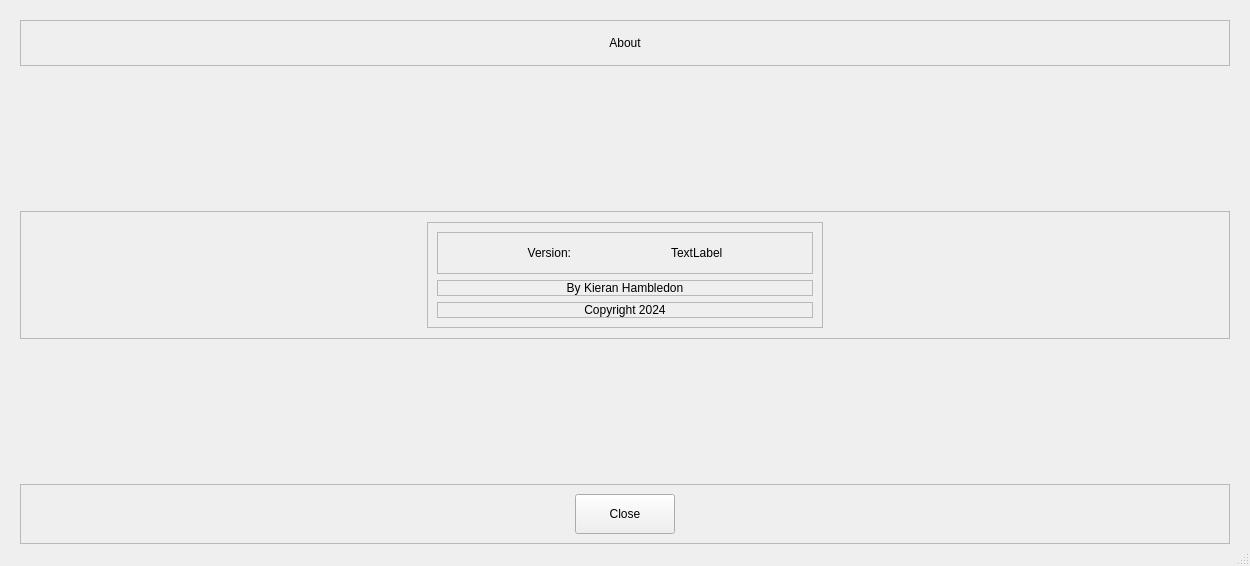
<?xml version="1.0" encoding="UTF-8"?>
<ui version="4.0">
 <class>AboutWindow</class>
 <widget class="QMainWindow" name="AboutWindow">
  <property name="geometry">
   <rect>
    <x>0</x>
    <y>0</y>
    <width>1250</width>
    <height>566</height>
   </rect>
  </property>
  <property name="windowTitle">
   <string>MainWindow</string>
  </property>
  <widget class="QWidget" name="MainFrame">
   <layout class="QVBoxLayout" name="verticalLayout_2">
    <property name="spacing">
     <number>10</number>
    </property>
    <property name="leftMargin">
     <number>20</number>
    </property>
    <property name="topMargin">
     <number>20</number>
    </property>
    <property name="rightMargin">
     <number>20</number>
    </property>
    <property name="bottomMargin">
     <number>0</number>
    </property>
    <item>
     <widget class="QFrame" name="AboutTitle">
      <property name="frameShape">
       <enum>QFrame::StyledPanel</enum>
      </property>
      <property name="frameShadow">
       <enum>QFrame::Raised</enum>
      </property>
      <layout class="QHBoxLayout" name="horizontalLayout_15">
       <property name="leftMargin">
        <number>15</number>
       </property>
       <property name="topMargin">
        <number>15</number>
       </property>
       <property name="rightMargin">
        <number>15</number>
       </property>
       <property name="bottomMargin">
        <number>15</number>
       </property>
       <item>
        <widget class="QLabel" name="AboutTitleLabel">
         <property name="text">
          <string>About</string>
         </property>
         <property name="alignment">
          <set>Qt::AlignCenter</set>
         </property>
        </widget>
       </item>
      </layout>
     </widget>
    </item>
    <item>
     <spacer name="verticalSpacer">
      <property name="orientation">
       <enum>Qt::Vertical</enum>
      </property>
      <property name="sizeHint" stdset="0">
       <size>
        <width>20</width>
        <height>40</height>
       </size>
      </property>
     </spacer>
    </item>
    <item>
     <widget class="QFrame" name="Frame">
      <property name="sizePolicy">
       <sizepolicy hsizetype="Preferred" vsizetype="Preferred">
        <horstretch>0</horstretch>
        <verstretch>0</verstretch>
       </sizepolicy>
      </property>
      <property name="frameShape">
       <enum>QFrame::StyledPanel</enum>
      </property>
      <property name="frameShadow">
       <enum>QFrame::Raised</enum>
      </property>
      <layout class="QHBoxLayout" name="horizontalLayout_2">
       <property name="spacing">
        <number>10</number>
       </property>
       <property name="leftMargin">
        <number>10</number>
       </property>
       <property name="topMargin">
        <number>10</number>
       </property>
       <property name="rightMargin">
        <number>10</number>
       </property>
       <property name="bottomMargin">
        <number>10</number>
       </property>
       <item>
        <spacer name="horizontalSpacer">
         <property name="orientation">
          <enum>Qt::Horizontal</enum>
         </property>
         <property name="sizeHint" stdset="0">
          <size>
           <width>40</width>
           <height>20</height>
          </size>
         </property>
        </spacer>
       </item>
       <item>
        <widget class="QFrame" name="AboutFrame">
         <property name="frameShape">
          <enum>QFrame::StyledPanel</enum>
         </property>
         <property name="frameShadow">
          <enum>QFrame::Raised</enum>
         </property>
         <layout class="QVBoxLayout" name="verticalLayout">
          <item>
           <widget class="QFrame" name="AboutGridFrame">
            <property name="frameShape">
             <enum>QFrame::StyledPanel</enum>
            </property>
            <property name="frameShadow">
             <enum>QFrame::Raised</enum>
            </property>
            <layout class="QGridLayout" name="gridLayout">
             <property name="leftMargin">
              <number>10</number>
             </property>
             <property name="topMargin">
              <number>10</number>
             </property>
             <property name="rightMargin">
              <number>10</number>
             </property>
             <property name="bottomMargin">
              <number>10</number>
             </property>
             <property name="horizontalSpacing">
              <number>100</number>
             </property>
             <property name="verticalSpacing">
              <number>20</number>
             </property>
             <item row="0" column="0">
              <spacer name="horizontalSpacer_4">
               <property name="orientation">
                <enum>Qt::Horizontal</enum>
               </property>
               <property name="sizeHint" stdset="0">
                <size>
                 <width>40</width>
                 <height>20</height>
                </size>
               </property>
              </spacer>
             </item>
             <item row="0" column="1">
              <widget class="QLabel" name="VersionHeaderLabel">
               <property name="text">
                <string>Version:</string>
               </property>
               <property name="alignment">
                <set>Qt::AlignRight|Qt::AlignTrailing|Qt::AlignVCenter</set>
               </property>
              </widget>
             </item>
             <item row="0" column="3">
              <spacer name="horizontalSpacer_3">
               <property name="orientation">
                <enum>Qt::Horizontal</enum>
               </property>
               <property name="sizeHint" stdset="0">
                <size>
                 <width>40</width>
                 <height>20</height>
                </size>
               </property>
              </spacer>
             </item>
             <item row="0" column="2">
              <widget class="QLabel" name="VersionDataLabel">
               <property name="text">
                <string>TextLabel</string>
               </property>
              </widget>
             </item>
            </layout>
           </widget>
          </item>
          <item>
           <widget class="QFrame" name="HorizontalFrame">
            <property name="frameShape">
             <enum>QFrame::StyledPanel</enum>
            </property>
            <property name="frameShadow">
             <enum>QFrame::Raised</enum>
            </property>
            <layout class="QHBoxLayout" name="horizontalLayout_8">
             <property name="leftMargin">
              <number>0</number>
             </property>
             <property name="topMargin">
              <number>0</number>
             </property>
             <property name="rightMargin">
              <number>0</number>
             </property>
             <property name="bottomMargin">
              <number>0</number>
             </property>
             <item>
              <widget class="QLabel" name="label">
               <property name="text">
                <string>By Kieran Hambledon</string>
               </property>
               <property name="alignment">
                <set>Qt::AlignCenter</set>
               </property>
              </widget>
             </item>
            </layout>
           </widget>
          </item>
          <item>
           <widget class="QFrame" name="HorizontalFrame_2">
            <property name="frameShape">
             <enum>QFrame::StyledPanel</enum>
            </property>
            <property name="frameShadow">
             <enum>QFrame::Raised</enum>
            </property>
            <layout class="QHBoxLayout" name="horizontalLayout_9">
             <property name="leftMargin">
              <number>0</number>
             </property>
             <property name="topMargin">
              <number>0</number>
             </property>
             <property name="rightMargin">
              <number>0</number>
             </property>
             <property name="bottomMargin">
              <number>0</number>
             </property>
             <item>
              <widget class="QLabel" name="label_2">
               <property name="text">
                <string>Copyright 2024</string>
               </property>
               <property name="alignment">
                <set>Qt::AlignCenter</set>
               </property>
              </widget>
             </item>
            </layout>
           </widget>
          </item>
         </layout>
        </widget>
       </item>
       <item>
        <spacer name="horizontalSpacer_2">
         <property name="orientation">
          <enum>Qt::Horizontal</enum>
         </property>
         <property name="sizeHint" stdset="0">
          <size>
           <width>40</width>
           <height>20</height>
          </size>
         </property>
        </spacer>
       </item>
      </layout>
     </widget>
    </item>
    <item>
     <spacer name="verticalSpacer_2">
      <property name="orientation">
       <enum>Qt::Vertical</enum>
      </property>
      <property name="sizeHint" stdset="0">
       <size>
        <width>20</width>
        <height>40</height>
       </size>
      </property>
     </spacer>
    </item>
    <item>
     <widget class="QFrame" name="CloseBtnFrame">
      <property name="frameShape">
       <enum>QFrame::StyledPanel</enum>
      </property>
      <property name="frameShadow">
       <enum>QFrame::Raised</enum>
      </property>
      <layout class="QHBoxLayout" name="horizontalLayout">
       <item>
        <widget class="QPushButton" name="CloseBtn">
         <property name="sizePolicy">
          <sizepolicy hsizetype="Fixed" vsizetype="Fixed">
           <horstretch>0</horstretch>
           <verstretch>0</verstretch>
          </sizepolicy>
         </property>
         <property name="minimumSize">
          <size>
           <width>100</width>
           <height>40</height>
          </size>
         </property>
         <property name="text">
          <string>Close</string>
         </property>
        </widget>
       </item>
      </layout>
     </widget>
    </item>
   </layout>
  </widget>
  <widget class="QMenuBar" name="menubar">
   <property name="geometry">
    <rect>
     <x>0</x>
     <y>0</y>
     <width>1250</width>
     <height>22</height>
    </rect>
   </property>
  </widget>
  <widget class="QStatusBar" name="statusbar"/>
 </widget>
 <resources/>
 <connections/>
</ui>
